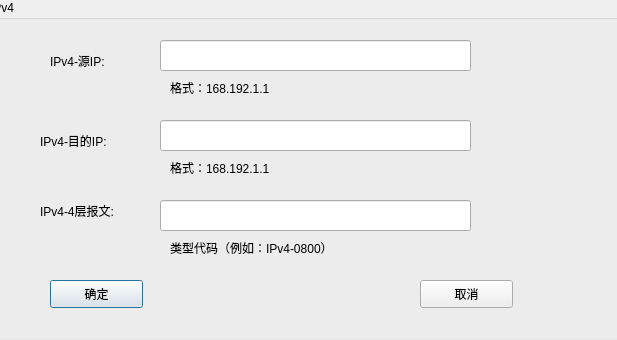
<?xml version="1.0" encoding="UTF-8"?>
<ui version="4.0">
 <class>IPv4</class>
 <widget class="QDialog" name="IPv4">
  <property name="geometry">
   <rect>
    <x>0</x>
    <y>0</y>
    <width>617</width>
    <height>340</height>
   </rect>
  </property>
  <property name="windowTitle">
   <string>Dialog</string>
  </property>
  <widget class="QGroupBox" name="groupBox">
   <property name="geometry">
    <rect>
     <x>-10</x>
     <y>0</y>
     <width>631</width>
     <height>341</height>
    </rect>
   </property>
   <property name="title">
    <string>IPv4</string>
   </property>
   <widget class="QLabel" name="label">
    <property name="geometry">
     <rect>
      <x>60</x>
      <y>50</y>
      <width>91</width>
      <height>21</height>
     </rect>
    </property>
    <property name="text">
     <string>IPv4-源IP:</string>
    </property>
   </widget>
   <widget class="QLineEdit" name="lineEdit_IPv4_SIP">
    <property name="geometry">
     <rect>
      <x>170</x>
      <y>40</y>
      <width>311</width>
      <height>31</height>
     </rect>
    </property>
   </widget>
   <widget class="QLabel" name="label_2">
    <property name="geometry">
     <rect>
      <x>50</x>
      <y>130</y>
      <width>101</width>
      <height>21</height>
     </rect>
    </property>
    <property name="text">
     <string>IPv4-目的IP:</string>
    </property>
   </widget>
   <widget class="QLineEdit" name="lineEdit_IPv4_DIP">
    <property name="geometry">
     <rect>
      <x>170</x>
      <y>120</y>
      <width>311</width>
      <height>31</height>
     </rect>
    </property>
   </widget>
   <widget class="QLabel" name="label_3">
    <property name="geometry">
     <rect>
      <x>50</x>
      <y>200</y>
      <width>111</width>
      <height>21</height>
     </rect>
    </property>
    <property name="text">
     <string>IPv4-4层报文:</string>
    </property>
   </widget>
   <widget class="QLineEdit" name="lineEdit_IPv4_L4">
    <property name="geometry">
     <rect>
      <x>170</x>
      <y>200</y>
      <width>311</width>
      <height>31</height>
     </rect>
    </property>
   </widget>
   <widget class="QLabel" name="label_4">
    <property name="geometry">
     <rect>
      <x>180</x>
      <y>80</y>
      <width>231</width>
      <height>16</height>
     </rect>
    </property>
    <property name="text">
     <string>格式：168.192.1.1</string>
    </property>
   </widget>
   <widget class="QLabel" name="label_5">
    <property name="geometry">
     <rect>
      <x>180</x>
      <y>160</y>
      <width>231</width>
      <height>16</height>
     </rect>
    </property>
    <property name="text">
     <string>格式：168.192.1.1</string>
    </property>
   </widget>
   <widget class="QLabel" name="label_6">
    <property name="geometry">
     <rect>
      <x>180</x>
      <y>240</y>
      <width>341</width>
      <height>16</height>
     </rect>
    </property>
    <property name="text">
     <string>类型代码（例如：IPv4-0800）</string>
    </property>
   </widget>
   <widget class="QPushButton" name="pushButton_ok">
    <property name="geometry">
     <rect>
      <x>60</x>
      <y>280</y>
      <width>93</width>
      <height>28</height>
     </rect>
    </property>
    <property name="text">
     <string>确定</string>
    </property>
   </widget>
   <widget class="QPushButton" name="pushButton_cancel">
    <property name="geometry">
     <rect>
      <x>430</x>
      <y>280</y>
      <width>93</width>
      <height>28</height>
     </rect>
    </property>
    <property name="text">
     <string>取消</string>
    </property>
   </widget>
  </widget>
 </widget>
 <resources/>
 <connections/>
</ui>
